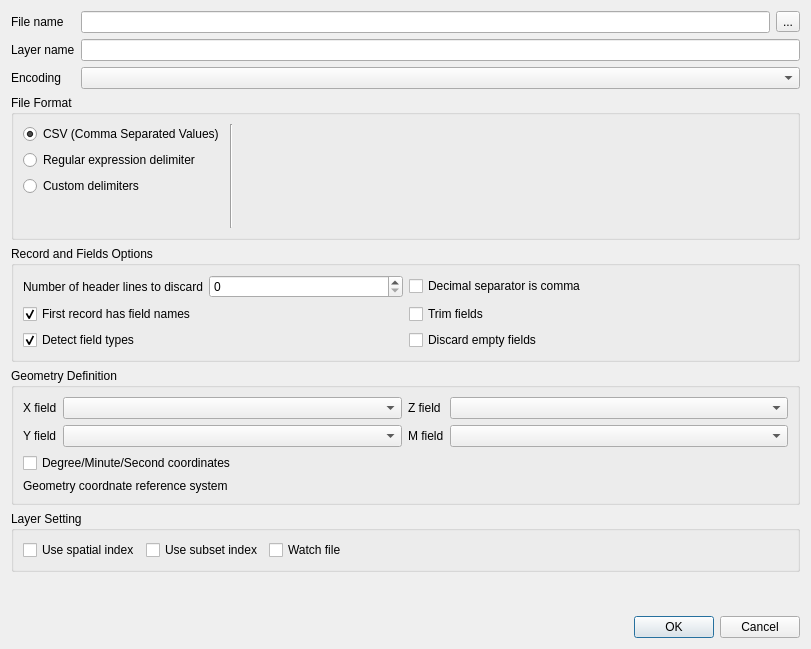
<?xml version="1.0" encoding="UTF-8"?>
<ui version="4.0">
 <class>GwmOpenXYEventLayerDialog</class>
 <widget class="QDialog" name="GwmOpenXYEventLayerDialog">
  <property name="geometry">
   <rect>
    <x>0</x>
    <y>0</y>
    <width>811</width>
    <height>649</height>
   </rect>
  </property>
  <property name="windowTitle">
   <string>Dialog</string>
  </property>
  <layout class="QVBoxLayout" name="verticalLayout" stretch="0,0,0,0,0,0,0,0">
   <property name="sizeConstraint">
    <enum>QLayout::SetDefaultConstraint</enum>
   </property>
   <item>
    <layout class="QFormLayout" name="formLayout">
     <property name="labelAlignment">
      <set>Qt::AlignLeading|Qt::AlignLeft|Qt::AlignVCenter</set>
     </property>
     <item row="0" column="0">
      <widget class="QLabel" name="filenameLabel">
       <property name="text">
        <string>File name</string>
       </property>
      </widget>
     </item>
     <item row="1" column="0">
      <widget class="QLabel" name="layerNameLabel">
       <property name="text">
        <string>Layer name</string>
       </property>
      </widget>
     </item>
     <item row="2" column="0">
      <widget class="QLabel" name="encodingLabel">
       <property name="text">
        <string>Encoding</string>
       </property>
      </widget>
     </item>
     <item row="0" column="1">
      <layout class="QHBoxLayout" name="horizontalLayout">
       <item>
        <widget class="QLineEdit" name="fileNameEdit"/>
       </item>
       <item>
        <widget class="QToolButton" name="fileNameOpenFileDialogBtn">
         <property name="sizePolicy">
          <sizepolicy hsizetype="Minimum" vsizetype="Fixed">
           <horstretch>0</horstretch>
           <verstretch>0</verstretch>
          </sizepolicy>
         </property>
         <property name="minimumSize">
          <size>
           <width>0</width>
           <height>0</height>
          </size>
         </property>
         <property name="maximumSize">
          <size>
           <width>16777215</width>
           <height>16777215</height>
          </size>
         </property>
         <property name="baseSize">
          <size>
           <width>0</width>
           <height>0</height>
          </size>
         </property>
         <property name="text">
          <string>...</string>
         </property>
         <property name="checkable">
          <bool>false</bool>
         </property>
        </widget>
       </item>
      </layout>
     </item>
     <item row="2" column="1">
      <widget class="QComboBox" name="encodingCombo">
       <property name="sizePolicy">
        <sizepolicy hsizetype="Preferred" vsizetype="Fixed">
         <horstretch>0</horstretch>
         <verstretch>0</verstretch>
        </sizepolicy>
       </property>
       <property name="maxVisibleItems">
        <number>20</number>
       </property>
      </widget>
     </item>
     <item row="1" column="1">
      <widget class="QLineEdit" name="layerNameEdit"/>
     </item>
    </layout>
   </item>
   <item>
    <widget class="QGroupBox" name="formatSettingGroup">
     <property name="enabled">
      <bool>true</bool>
     </property>
     <property name="title">
      <string>File Format</string>
     </property>
     <property name="flat">
      <bool>false</bool>
     </property>
     <property name="checkable">
      <bool>false</bool>
     </property>
     <layout class="QHBoxLayout" name="horizontalLayout_3">
      <item>
       <layout class="QVBoxLayout" name="verticalLayout_2">
        <property name="spacing">
         <number>6</number>
        </property>
        <property name="sizeConstraint">
         <enum>QLayout::SetDefaultConstraint</enum>
        </property>
        <item>
         <widget class="QRadioButton" name="formatCSVRadio">
          <property name="text">
           <string>CSV (Comma Separated Values)</string>
          </property>
          <property name="checked">
           <bool>true</bool>
          </property>
         </widget>
        </item>
        <item>
         <widget class="QRadioButton" name="formatRegRadio">
          <property name="text">
           <string>Regular expression delimiter</string>
          </property>
         </widget>
        </item>
        <item>
         <widget class="QRadioButton" name="formatCustomRadio">
          <property name="text">
           <string>Custom delimiters</string>
          </property>
         </widget>
        </item>
        <item>
         <spacer name="verticalSpacer_2">
          <property name="orientation">
           <enum>Qt::Vertical</enum>
          </property>
          <property name="sizeHint" stdset="0">
           <size>
            <width>20</width>
            <height>40</height>
           </size>
          </property>
         </spacer>
        </item>
       </layout>
      </item>
      <item>
       <widget class="Line" name="line">
        <property name="orientation">
         <enum>Qt::Vertical</enum>
        </property>
       </widget>
      </item>
      <item>
       <widget class="QStackedWidget" name="formatSettingStack">
        <property name="currentIndex">
         <number>0</number>
        </property>
        <widget class="QWidget" name="formatCsvSettingPage">
         <layout class="QVBoxLayout" name="verticalLayout_5">
          <property name="leftMargin">
           <number>0</number>
          </property>
          <property name="topMargin">
           <number>0</number>
          </property>
          <property name="rightMargin">
           <number>0</number>
          </property>
          <property name="bottomMargin">
           <number>0</number>
          </property>
         </layout>
        </widget>
        <widget class="QWidget" name="formatRegSettingPage">
         <layout class="QVBoxLayout" name="verticalLayout_6">
          <property name="leftMargin">
           <number>0</number>
          </property>
          <property name="topMargin">
           <number>0</number>
          </property>
          <property name="rightMargin">
           <number>0</number>
          </property>
          <property name="bottomMargin">
           <number>0</number>
          </property>
          <item>
           <layout class="QFormLayout" name="formLayout_4">
            <item row="0" column="0">
             <widget class="QLabel" name="label_7">
              <property name="text">
               <string>Expression</string>
              </property>
             </widget>
            </item>
            <item row="0" column="1">
             <widget class="QLineEdit" name="formatExpressionEdit"/>
            </item>
           </layout>
          </item>
          <item>
           <widget class="QLabel" name="formatRegExpErrorLabel">
            <property name="text">
             <string>TextLabel</string>
            </property>
           </widget>
          </item>
          <item>
           <spacer name="verticalSpacer_3">
            <property name="orientation">
             <enum>Qt::Vertical</enum>
            </property>
            <property name="sizeHint" stdset="0">
             <size>
              <width>20</width>
              <height>40</height>
             </size>
            </property>
           </spacer>
          </item>
         </layout>
        </widget>
        <widget class="QWidget" name="formatCustomSettingPage">
         <layout class="QFormLayout" name="formLayout_5">
          <property name="leftMargin">
           <number>0</number>
          </property>
          <property name="topMargin">
           <number>0</number>
          </property>
          <property name="rightMargin">
           <number>0</number>
          </property>
          <property name="bottomMargin">
           <number>0</number>
          </property>
          <item row="0" column="0">
           <widget class="QLabel" name="label_8">
            <property name="text">
             <string>Delimiter</string>
            </property>
           </widget>
          </item>
          <item row="0" column="1">
           <layout class="QVBoxLayout" name="verticalLayout_4">
            <item>
             <layout class="QHBoxLayout" name="horizontalLayout_4">
              <item>
               <widget class="QCheckBox" name="formatCustomDelimiterColonCheck">
                <property name="text">
                 <string>Colon</string>
                </property>
               </widget>
              </item>
              <item>
               <widget class="QCheckBox" name="formatCustomDelimiterSpaceCheck">
                <property name="text">
                 <string>Space</string>
                </property>
               </widget>
              </item>
              <item>
               <widget class="QCheckBox" name="formatCustomDelimiterSemicolonCheck">
                <property name="text">
                 <string>Semicolon</string>
                </property>
               </widget>
              </item>
              <item>
               <widget class="QCheckBox" name="formatCustomDelimiterCommaCheck">
                <property name="text">
                 <string>Comma</string>
                </property>
                <property name="checked">
                 <bool>true</bool>
                </property>
               </widget>
              </item>
              <item>
               <widget class="QCheckBox" name="formatCustomDelimiterTabCheck">
                <property name="text">
                 <string>Tab</string>
                </property>
               </widget>
              </item>
             </layout>
            </item>
            <item>
             <layout class="QFormLayout" name="formLayout_6">
              <item row="0" column="1">
               <widget class="QLineEdit" name="formatCustomDelimiterOthersEdit">
                <property name="enabled">
                 <bool>false</bool>
                </property>
               </widget>
              </item>
              <item row="0" column="0">
               <widget class="QCheckBox" name="formatCustomDelimiterOthersCheck">
                <property name="text">
                 <string>Others</string>
                </property>
               </widget>
              </item>
             </layout>
            </item>
           </layout>
          </item>
          <item row="1" column="0">
           <widget class="QLabel" name="label_9">
            <property name="text">
             <string>Quote</string>
            </property>
           </widget>
          </item>
          <item row="1" column="1">
           <widget class="QLineEdit" name="formatCustomQuoteEdit">
            <property name="text">
             <string>&quot;</string>
            </property>
           </widget>
          </item>
          <item row="2" column="0">
           <widget class="QLabel" name="label_10">
            <property name="text">
             <string>Escape</string>
            </property>
           </widget>
          </item>
          <item row="2" column="1">
           <widget class="QLineEdit" name="formatCustomEscapeEdit">
            <property name="text">
             <string>&quot;</string>
            </property>
           </widget>
          </item>
         </layout>
        </widget>
       </widget>
      </item>
     </layout>
    </widget>
   </item>
   <item>
    <widget class="QGroupBox" name="recordSettingGroup">
     <property name="title">
      <string>Record and Fields Options</string>
     </property>
     <layout class="QGridLayout" name="gridLayout" columnstretch="1,1">
      <item row="1" column="1">
       <widget class="QCheckBox" name="recordTrimFields">
        <property name="text">
         <string>Trim fields</string>
        </property>
       </widget>
      </item>
      <item row="0" column="1">
       <widget class="QCheckBox" name="recordDecimalSepComma">
        <property name="text">
         <string>Decimal separator is comma</string>
        </property>
       </widget>
      </item>
      <item row="0" column="0">
       <layout class="QFormLayout" name="formLayout_2">
        <item row="0" column="0">
         <widget class="QLabel" name="label">
          <property name="text">
           <string>Number of header lines to discard</string>
          </property>
         </widget>
        </item>
        <item row="0" column="1">
         <widget class="QSpinBox" name="recordNumberDiscardLinesSpin"/>
        </item>
       </layout>
      </item>
      <item row="1" column="0">
       <widget class="QCheckBox" name="recordFirstLineAsFieldNames">
        <property name="text">
         <string>First record has field names</string>
        </property>
        <property name="checked">
         <bool>true</bool>
        </property>
       </widget>
      </item>
      <item row="2" column="0">
       <widget class="QCheckBox" name="recordDetectFieldTypes">
        <property name="text">
         <string>Detect field types</string>
        </property>
        <property name="checked">
         <bool>true</bool>
        </property>
       </widget>
      </item>
      <item row="2" column="1">
       <widget class="QCheckBox" name="recordDiscardEmptyFields">
        <property name="text">
         <string>Discard empty fields</string>
        </property>
       </widget>
      </item>
     </layout>
    </widget>
   </item>
   <item>
    <widget class="QGroupBox" name="geometrySettingGroup">
     <property name="title">
      <string>Geometry Definition</string>
     </property>
     <layout class="QVBoxLayout" name="verticalLayout_3">
      <item>
       <layout class="QGridLayout" name="gridLayout_2" columnstretch="0,1,0,1">
        <item row="0" column="2">
         <widget class="QLabel" name="label_3">
          <property name="text">
           <string>Z field</string>
          </property>
         </widget>
        </item>
        <item row="1" column="1">
         <widget class="QComboBox" name="geometryYField"/>
        </item>
        <item row="1" column="0">
         <widget class="QLabel" name="label_4">
          <property name="text">
           <string>Y field</string>
          </property>
         </widget>
        </item>
        <item row="0" column="0">
         <widget class="QLabel" name="label_2">
          <property name="text">
           <string>X field</string>
          </property>
         </widget>
        </item>
        <item row="0" column="1">
         <widget class="QComboBox" name="geometryXField"/>
        </item>
        <item row="0" column="3">
         <widget class="QComboBox" name="geometryZField"/>
        </item>
        <item row="1" column="2">
         <widget class="QLabel" name="label_5">
          <property name="text">
           <string>M field</string>
          </property>
         </widget>
        </item>
        <item row="1" column="3">
         <widget class="QComboBox" name="geometryMField"/>
        </item>
       </layout>
      </item>
      <item>
       <widget class="QCheckBox" name="geometryDMSCoord">
        <property name="text">
         <string>Degree/Minute/Second coordinates</string>
        </property>
       </widget>
      </item>
      <item>
       <layout class="QHBoxLayout" name="geometryCRSSettingLayout">
        <item>
         <widget class="QLabel" name="label_6">
          <property name="text">
           <string>Geometry coordnate reference system</string>
          </property>
         </widget>
        </item>
       </layout>
      </item>
     </layout>
    </widget>
   </item>
   <item>
    <widget class="QGroupBox" name="layerSettingGroup">
     <property name="title">
      <string>Layer Setting</string>
     </property>
     <layout class="QGridLayout" name="gridLayout_3">
      <item row="0" column="2">
       <widget class="QCheckBox" name="layerWatchFileCombo">
        <property name="text">
         <string>Watch file</string>
        </property>
       </widget>
      </item>
      <item row="0" column="1">
       <widget class="QCheckBox" name="layerUseSubsetIndexCombo">
        <property name="text">
         <string>Use subset index</string>
        </property>
       </widget>
      </item>
      <item row="0" column="0">
       <widget class="QCheckBox" name="layerUseSpatialIndexCombo">
        <property name="text">
         <string>Use spatial index</string>
        </property>
       </widget>
      </item>
      <item row="0" column="3">
       <spacer name="horizontalSpacer">
        <property name="orientation">
         <enum>Qt::Horizontal</enum>
        </property>
        <property name="sizeHint" stdset="0">
         <size>
          <width>40</width>
          <height>20</height>
         </size>
        </property>
       </spacer>
      </item>
     </layout>
    </widget>
   </item>
   <item>
    <widget class="QLabel" name="statusLabel">
     <property name="text">
      <string/>
     </property>
    </widget>
   </item>
   <item>
    <spacer name="verticalSpacer">
     <property name="orientation">
      <enum>Qt::Vertical</enum>
     </property>
     <property name="sizeHint" stdset="0">
      <size>
       <width>20</width>
       <height>40</height>
      </size>
     </property>
    </spacer>
   </item>
   <item>
    <widget class="QDialogButtonBox" name="dialogBtn">
     <property name="orientation">
      <enum>Qt::Horizontal</enum>
     </property>
     <property name="standardButtons">
      <set>QDialogButtonBox::Cancel|QDialogButtonBox::Ok</set>
     </property>
    </widget>
   </item>
  </layout>
 </widget>
 <resources/>
 <connections>
  <connection>
   <sender>dialogBtn</sender>
   <signal>accepted()</signal>
   <receiver>GwmOpenXYEventLayerDialog</receiver>
   <slot>accept()</slot>
   <hints>
    <hint type="sourcelabel">
     <x>257</x>
     <y>593</y>
    </hint>
    <hint type="destinationlabel">
     <x>157</x>
     <y>274</y>
    </hint>
   </hints>
  </connection>
  <connection>
   <sender>dialogBtn</sender>
   <signal>rejected()</signal>
   <receiver>GwmOpenXYEventLayerDialog</receiver>
   <slot>reject()</slot>
   <hints>
    <hint type="sourcelabel">
     <x>325</x>
     <y>593</y>
    </hint>
    <hint type="destinationlabel">
     <x>286</x>
     <y>274</y>
    </hint>
   </hints>
  </connection>
 </connections>
</ui>
